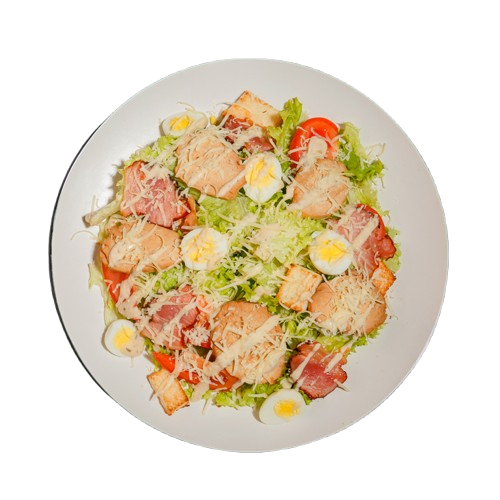
#> input picture image-removebg-preview (1).png, 500 x 500 px
$ python main.py
#> lines starting #> are read from the running program, lines starting #| are printed output that depends on the picture
from PIL import Image

image = Image.open("image-removebg-preview (1).png")
#> image is the input picture: PIL image 500x500 RGBA; mean R, G, B, A 101.4, 88, 67.8, 126.2
image.show()
rotated_image = image.rotate(90)
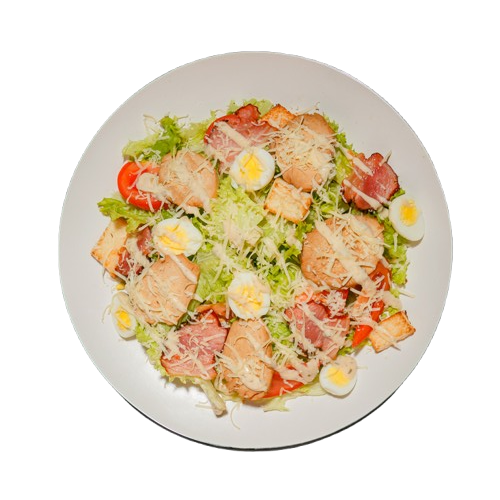
#> rotated_image: PIL image 500x500 RGBA; mean R, G, B, A 101.4, 88, 67.8, 126.2; transparent parts drawn white
rotated_image.show()
rotated_image.save("rotated_image.png")
